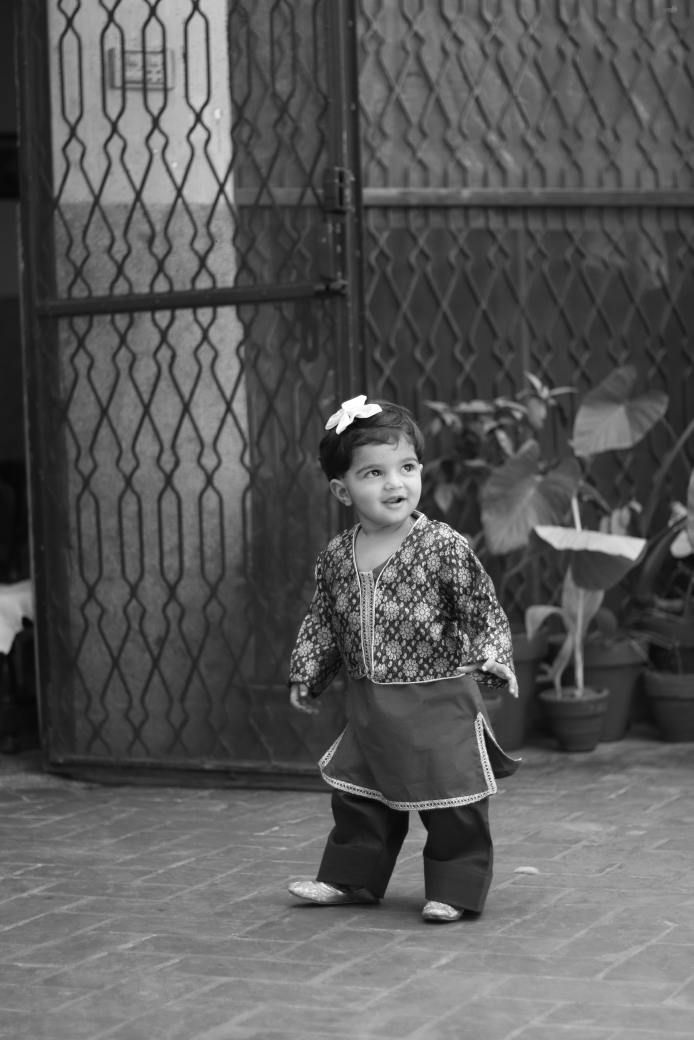
#> input picture PAI_lab/lab5/WhatsApp Image 2025-04-01 at 12.09.04_20ad588b.jpg, 2773 x 4160 px, found by its file name (shown at 1/4 size)
$ jupyter execute opencv1.ipynb
#> lines starting #> are read from the running program, lines starting #| are printed output that depends on the picture; after the words box and inside, x2 and y2 are one past the last pixel; in counts of white or black regions, pixels touching at a corner belong together
## Using OpenCV

## Libraries  we use in the task

[cell 1]
import cv2
import numpy as np

### Reading an image

[cell 2]
image = cv2.imread('D:\\4 semester\\PAI_lab\\lab5\\WhatsApp Image 2025-04-01 at 12.09.04_20ad588b.jpg')
#> image is the input picture: shape (4160, 2773, 3); min 4, max 255, mean 89.2
if image is None:
    print("Image is note loaded check the path!")
else:
    print("Image loaded successfully!")

### Display an image

[cell 3]
import matplotlib.pyplot as plt
image = cv2.imread('D:\\4 semester\\PAI_lab\\lab5\\WhatsApp Image 2025-04-01 at 12.09.04_20ad588b.jpg')  # Use the existing image path
plt.imshow(cv2.cvtColor(image, cv2.COLOR_BGR2RGB))
plt.show()

### Convert Image to Grayscale

[cell 4]
image = cv2.imread('D:\\4 semester\\PAI_lab\\lab5\\WhatsApp Image 2025-04-01 at 12.09.04_20ad588b.jpg')
img_rgb = cv2.cvtColor(image, cv2.COLOR_BGR2RGB)
plt.imshow(img_rgb)
plt.axis("off")
plt.show()

[cell 5]
image = cv2.imread('D:\\4 semester\\PAI_lab\\lab5\\WhatsApp Image 2025-04-01 at 12.09.04_20ad588b.jpg', cv2.IMREAD_GRAYSCALE)
#> image: shape (4160, 2773); min 4, max 255, mean 89.2
if image is None:
    print("Error: Image not found.")
else:
    resized_img = cv2.resize(image, (200, 300))
    plt.imshow(resized_img, cmap='gray')
    plt.axis("on")
    plt.show()

 Saved Image Grayscale

[cell 6]
cv2.imwrite('D:\\4 semester\\PAI_lab\\lab5\\WhatsApp Image 2025-04-01 at 12.09.04_20ad588b.jpg', image)
print("Grayscale image saved successfully as 'D:\\4 semester\\PAI_lab\\lab5\\WhatsApp Image 2025-04-01 at 12.09.04_20ad588b.jpg!")

### Writing an image in OpenCV using Python

[cell 7]
import os

[cell 8]
image_path = ('D:\\4 semester\\PAI_lab\\lab5\\WhatsApp Image 2025-04-01 at 12.09.04_20ad588b.jpg')
directory = os.getcwd()
if not os.path.exists(image_path):
    print(f"Error: Image not found at '{image_path}'")
else:
    img = cv2.imread(image_path)
#> img: shape (4160, 2773, 3); min 4, max 255, mean 89.2
    if img is None:
        print("Error: Failed to read the image.")
    else:
        os.makedirs(directory, exist_ok=True)
        filename = os.path.join(directory, 'savedImage.jpg')
        success = cv2.imwrite(filename, img)
        if success:
            print("Image saved successfully as", filename)
        else:
            print("Error: Image saving failed.")
        saved_img = cv2.imread(filename, cv2.IMREAD_COLOR)
#> saved_img: shape (4160, 2773, 3); min 4, max 255, mean 89.2
        saved_img = cv2.cvtColor(saved_img, cv2.COLOR_BGR2RGB)
        plt.imshow(saved_img)

Bitwise Operations

[cell 9]
img = cv2.imread('D:\\4 semester\\PAI_lab\\lab5\\WhatsApp Image 2025-04-01 at 12.09.04_20ad588b.jpg')
img2 = cv2.imread(r"D:\\4 semester\\PAI_lab\\lab5\apa.jpg")
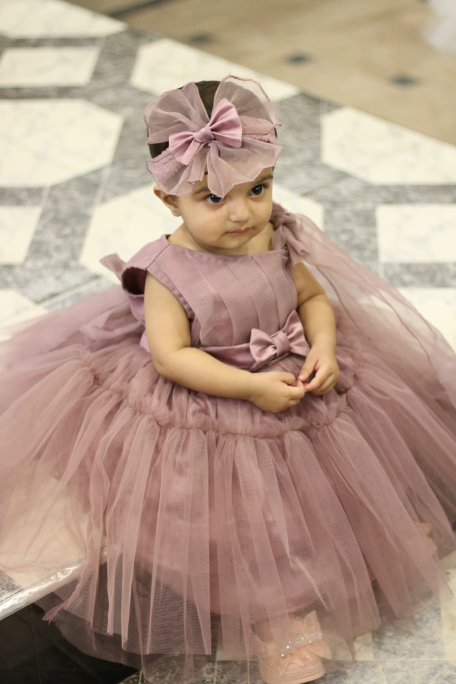
#> input picture PAI_lab/lab5/apa.jpg, 912 x 1368 px, found by its file name (shown at 1/2 size)
#> img2 is the input picture: shape (1368, 912, 3); mean B, G, R 136, 153.2, 178.6
img2 = cv2.resize(img2, (img.shape[1], img.shape[0]))
#> img2: shape (4160, 2773, 3)

img = cv2.cvtColor(img, cv2.COLOR_BGR2RGB)
img2 = cv2.cvtColor(img2, cv2.COLOR_BGR2RGB)
dest_AND = cv2.bitwise_and(img2,img,mask=None)
dest_OR = cv2.bitwise_or(img2,img,mask = None)
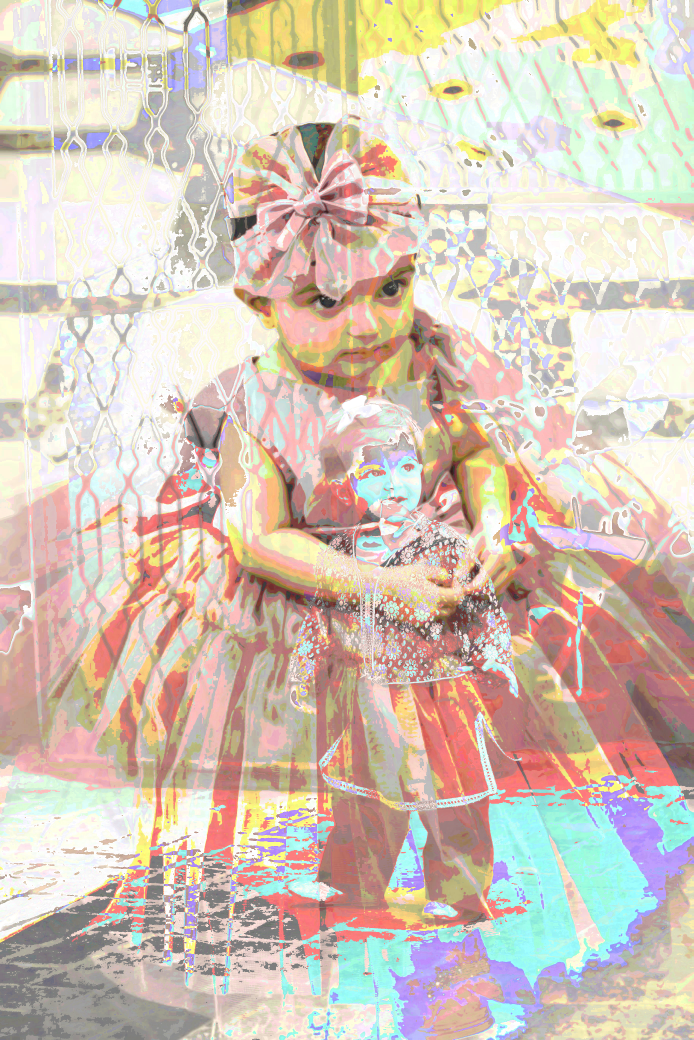
#> dest_OR: shape (4160, 2773, 3) (shown at 1/4 size); mean R, G, B 213.7, 198.3, 184.6
dest_XOR = cv2.bitwise_xor(img2,img,mask = None)
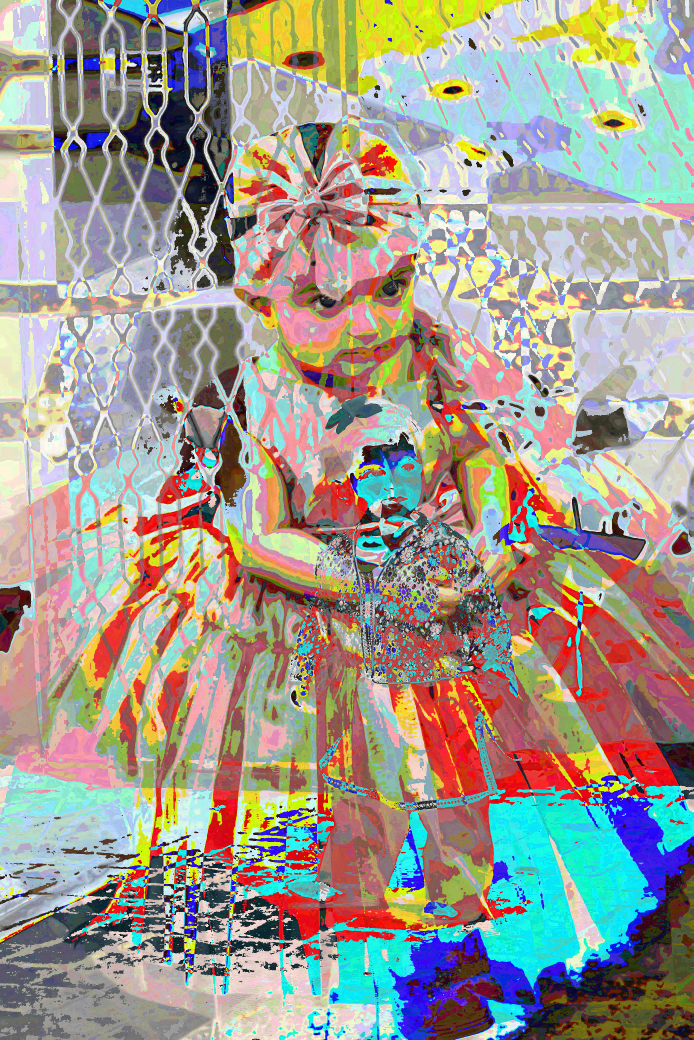
#> dest_XOR: shape (4160, 2773, 3) (shown at 1/4 size); mean R, G, B 159.8, 154.3, 144.2
dest_NOT = cv2.bitwise_not(img2,mask = None)
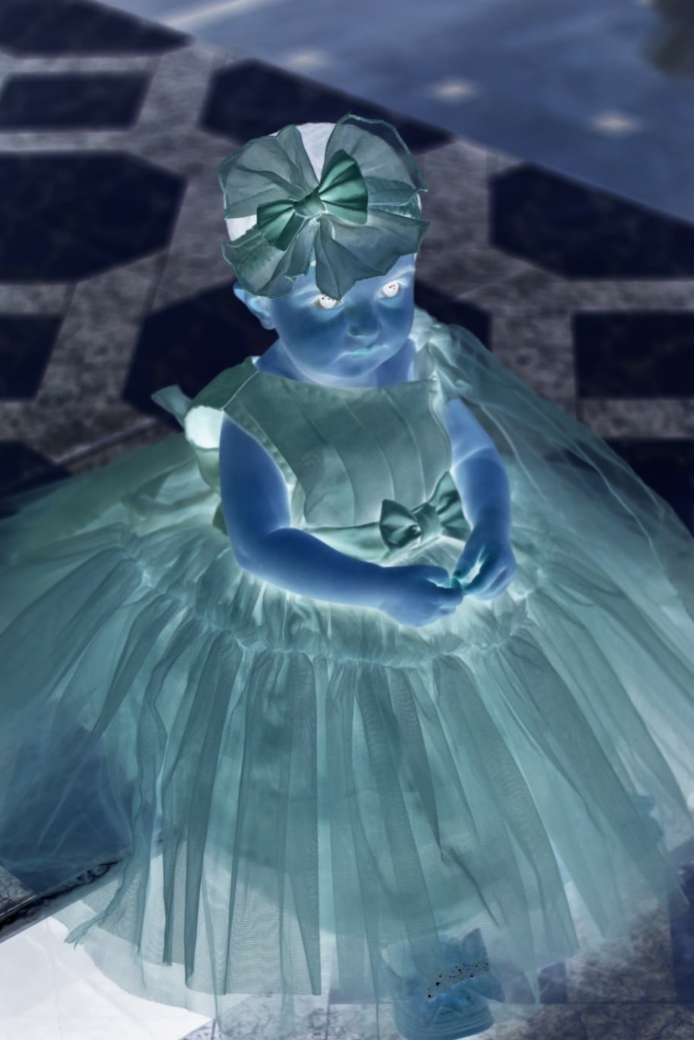
#> dest_NOT: shape (4160, 2773, 3) (shown at 1/4 size); mean R, G, B 76.5, 101.9, 119.1
fig, axes = plt.subplots(nrows=2, ncols=3, facecolor = 'white', figsize=(7, 6))
axes = axes.flatten()
fig.tight_layout()
axes[0].imshow(img)
axes[1].imshow(img2)
axes[2].imshow(dest_AND)
axes[3].imshow(dest_OR)
axes[4].imshow(dest_XOR)
axes[5].imshow(dest_NOT)

axes[0].set_title('Binary img1')
axes[1].set_title('Binary img2')
axes[2].set_title('AND Operation')
axes[3].set_title('OR Operation')
axes[4].set_title('XOR Operation')
axes[5].set_title('NOT Operation')

Image Resizing

[cell 10]
image = cv2.imread(r"D:\\4 semester\\PAI_lab\\lab5\apa.jpg")
half = cv2.resize(image, (0, 0), fx = 0.1, fy = 0.1)
bigger = cv2.resize(image, (1150, 1610))
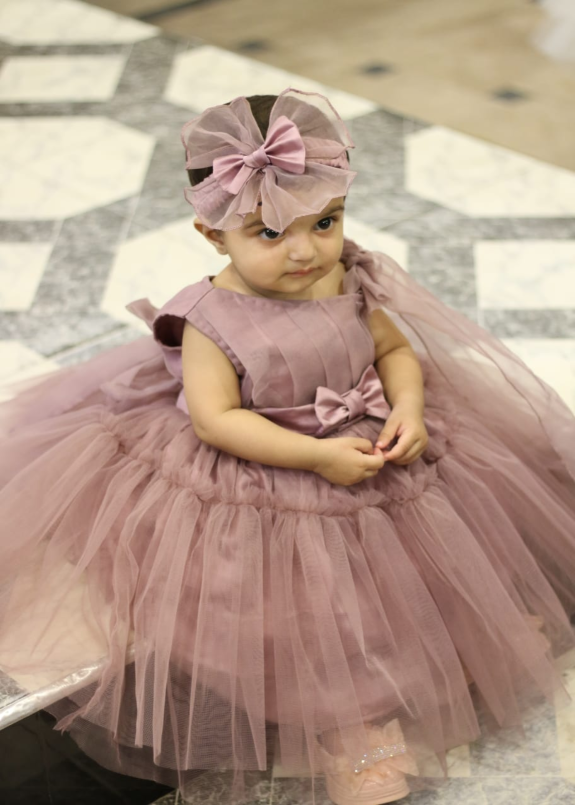
#> bigger: shape (1610, 1150, 3) (shown at 1/2 size); mean B, G, R 135.9, 153.1, 178.5
stretch_near = cv2.resize(image, (680, 500),
               interpolation = cv2.INTER_LINEAR)
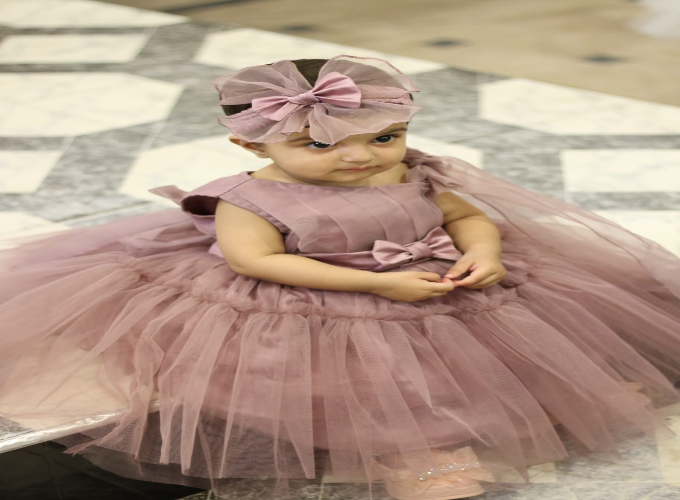
#> stretch_near: shape (500, 680, 3); mean B, G, R 135.9, 153.1, 178.5
Titles =["Original","Half","Bigger","Interpolation Nearest"]
images =[image, half, bigger, stretch_near]
count = 4
for i in range(count):
    plt.subplot(2, 2, i + 1)
    plt.title(Titles[i])
    plt.tight_layout()
    plt.imshow(images[i])


plt.show()
#> figure, not shown here; B, G, R data is drawn as R, G, B

Edge Detection

[cell 11]
img = cv2.imread(r"D:\\4 semester\\PAI_lab\\lab5\apa.jpg", cv2.IMREAD_GRAYSCALE)
#> img: shape (1368, 912); min 6, max 255, mean 158.8
edges = cv2.Canny(img, 100, 200)
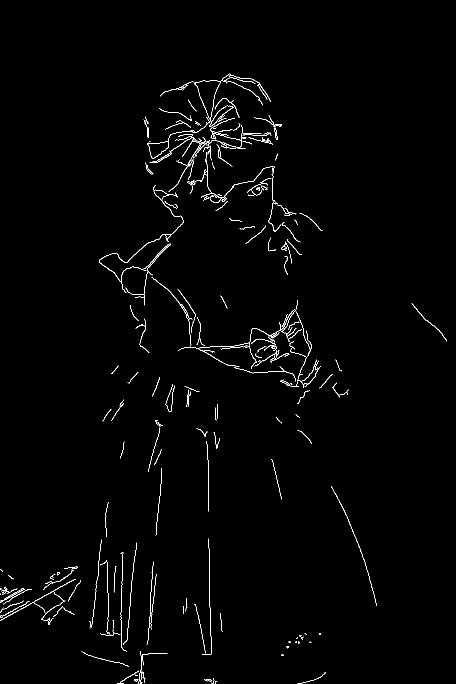
#> edges: shape (1368, 912) (shown at 1/2 size); 1.2% white in thin lines or dots, all inside (x1, y1, x2, y2) = (0, 147, 894, 1368)

fig, axes = plt.subplots(nrows=1, ncols=2, figsize=(7, 6))
fig.tight_layout()

axes[0].imshow(img, cmap='gray')
axes[1].imshow(edges, cmap='gray')
axes[0].set_title('Orignal')
axes[1].set_title('Canny Edge Detection')
titles = ['Orignal', 'Canny Edge Detection']
for ax, title in zip(axes, titles):
    ax.set_title(title)
    ax.axis('Off')
#> this loop made 2 passes
#> title on passes 1 to 2: 'Orignal', 'Canny Edge Detection'


plt.show()

## Circle Detection

[cell 12]
image_path = ('D:\\4 semester\\PAI_lab\\lab5\\WhatsApp Image 2025-04-01 at 12.09.04_20ad588b.jpg')
img = cv2.imread(image_path, cv2.IMREAD_COLOR)
if img is None:
    print("Error: Could not load image. Please check the file path.")
else:
    gray = cv2.cvtColor(img, cv2.COLOR_BGR2GRAY)
    gray_blurred = cv2.blur(gray, (3,3))
    detected_circles = cv2.HoughCircles(
        gray_blurred,
        cv2.HOUGH_GRADIENT,
        dp=1,
        minDist=20,
        param1=50,
        param2=30,
        minRadius=1,
        maxRadius=40
    )
#> detected_circles = 219 rows, first 8: [1976.5, 2582.5, 39.4], [1700.5, 2257.5, 37.2], [1758.5, 2202.5, 39.4], [1457.5, 2327.5, 34.9], [1677.5, 2128.5, 35], [1982.5, 2543.5, 33.8], [1946.5, 2486.5, 39.4], [1592.5, 2339.5, 39.4]
    if detected_circles is not None:
        detected_circles = np.uint16(np.around(detected_circles))
#> detected_circles = 219 rows, first 8: [1976, 2582, 39], [1700, 2258, 37], [1758, 2202, 39], [1458, 2328, 35], [1678, 2128, 35], [1982, 2544, 34], [1946, 2486, 39], [1592, 2340, 39]
        for pt in detected_circles[0, :]:
            a, b, r = pt[0], pt[1], pt[2]
            cv2.circle(img, (a, b), r, (0, 255, 0), 2)
            cv2.circle(img, (a, b), 1, (0, 0, 255), 3)
#> this loop made 219 passes
#> img: shape (4160, 2773, 3)
    img_rgb = cv2.cvtColor(img, cv2.COLOR_BGR2RGB)
    plt.figure(figsize=(8, 6))
    plt.imshow(img_rgb)
    plt.axis("off")
    plt.title("Detected Circles")
    plt.show()
    output_path = 'eye_detected_circles.png'
    cv2.imwrite(output_path, img)
    print(f"Output image saved as {output_path}")

Hough Line Transform

[cell 13]
original_img = cv2.imread(r"D:\\4 semester\\PAI_lab\\lab5\apa.jpg",)
img = original_img.copy()
gray = cv2.cvtColor(img, cv2.COLOR_BGR2GRAY)
#> gray: shape (1368, 912)
edges = cv2.Canny(gray, 30, 100, apertureSize=3)
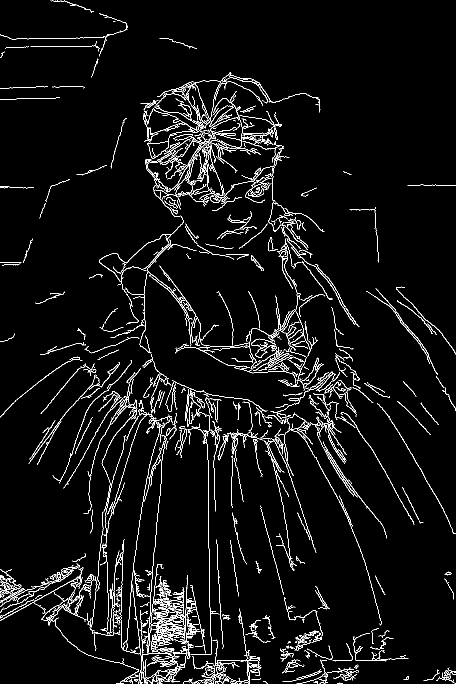
#> edges: shape (1368, 912) (shown at 1/2 size); 4.5% white in thin lines or dots
lines = cv2.HoughLinesP(edges, 1, np.pi / 180, 50, minLineLength=50, maxLineGap=10)
#> lines = 252 rows, first 6: [416, 943, 417, 1054], [402, 235, 404, 302], [217, 1042, 272, 863], [569, 921, 632, 1105], [310, 1082, 322, 959], [419, 1186, 422, 1300]

if lines is not None:
    for line in lines:
        x1, y1, x2, y2 = line[0]
        cv2.line(img,(x1, y1),(x2, y2), (0, 255, 0), 2)
#> this loop made 252 passes
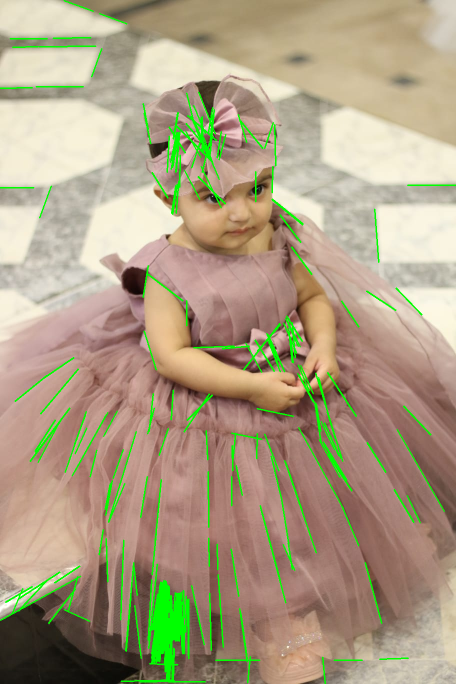
#> img: shape (1368, 912, 3) (shown at 1/2 size); 4.03% of pixels changed, all inside (x1, y1, x2, y2) = (0, 0, 912, 1368)
original_img = cv2.cvtColor(original_img, cv2.COLOR_BGR2RGB)
img = cv2.cvtColor(img, cv2.COLOR_BGR2RGB)
fig, axes = plt.subplots(1, 2, figsize=(10, 5))
axes[0].imshow(original_img)
axes[0].set_title("Original image")
axes[0].axis("off")
axes[1].imshow(img)
axes[1].set_title("Hough line transform")
axes[1].axis("off")
plt.tight_layout()
plt.show()
